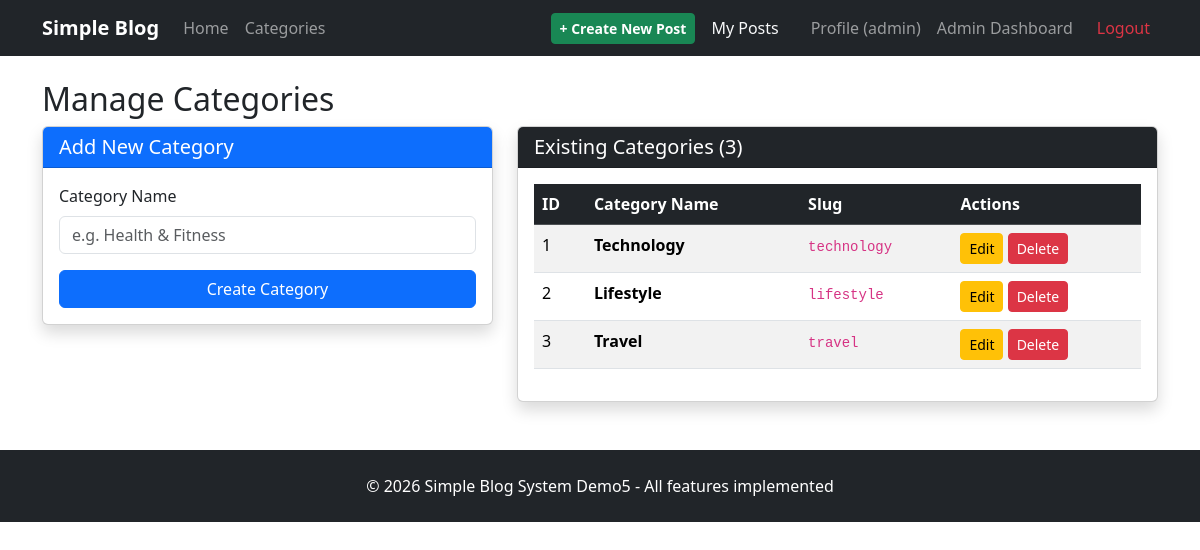
The app's page /PHP01/Projects/Project_1_Simple_Blog_System/demo5/index.php?controller=admin&action=manageCategories (signed in) with its own data.
### tables this page shows
CREATE TABLE `categories` (
  `id` int(11) NOT NULL,
  `name` varchar(100) NOT NULL,
  `slug` varchar(100) NOT NULL
);

### controllers/AdminController.php (called while the page is built, shortened)
<?php
class AdminController {
    public function manageCategories() {
        $categoryModel = new Category();
        $categories = $categoryModel->getAll();
        require "views/admin/categories.php";
    }
}
?>

### models/Category.php (called while the page is built, shortened)
<?php
class Category {
    private $pdo;
    public function __construct() { global $pdo; $this->pdo = $pdo; }
    public function getAll() {
        $stmt = $this->pdo->prepare("SELECT * FROM categories");
        $stmt->execute();
        return $stmt->fetchAll();
    }
}
?>

### views/admin/categories.php (the view, shortened to what this page needs)
<?php require "views/layouts/header.php"; ?>
<h2>Manage Categories</h2>
<div class="row">
    <div class="col-md-5">
        <div class="card shadow">
            <div class="card-header bg-primary text-white">
                <h5 class="mb-0">Add New Category</h5>
            </div>
            <div class="card-body">
                <form method="POST" action="<?php echo BASE_URL; ?>index.php?controller=category&action=create">
                    <div class="mb-3">
                        <label class="form-label">Category Name</label>
                        <input type="text" name="name" class="form-control" placeholder="e.g. Health & Fitness" required>
                    </div>
                    <button type="submit" class="btn btn-primary w-100">Create Category</button>
                </form>
            </div>
        </div>
    </div>
    <div class="col-md-7">
        <div class="card shadow">
            <div class="card-header bg-dark text-white">
                <h5 class="mb-0">Existing Categories (<?php echo count($categories); ?>)</h5>
            </div>
            <div class="card-body">
                <table class="table table-striped table-hover">
                    <thead class="table-dark">
                        <tr>
                            <th>ID</th>
                            <th>Category Name</th>
                            <th>Slug</th>
                            <th>Actions</th>
                        </tr>
                    </thead>
                    <tbody>
                        <?php foreach ($categories as $cat): ?>
                        <tr>
                            <td><?php echo $cat['id']; ?></td>
                            <td><strong><?php echo htmlspecialchars($cat['name']); ?></strong></td>
                            <td><code><?php echo $cat['slug']; ?></code></td>
                            <td>
                                <a href="#" class="btn btn-sm btn-warning">Edit</a>
                                <a href="<?php echo BASE_URL; ?>index.php?controller=category&action=delete&id=<?php echo $cat['id']; ?>"
                                   class="btn btn-sm btn-danger"
                                   onclick="return confirm('Delete this category? Posts linked to it will lose this category.');">
                                    Delete
                                </a>
                            </td>
                        </tr>
                        <?php endforeach; ?>
                    </tbody>
                </table>
            </div>
        </div>
    </div>
</div>
<?php require "views/layouts/footer.php"; ?>

### records on screen
categories: id "1", name "Technology", slug "technology"
categories: id "2", name "Lifestyle", slug "lifestyle"
categories: id "3", name "Travel", slug "travel"

### other values on screen
$_SESSION["username"] "admin"
count($categories) "3"
